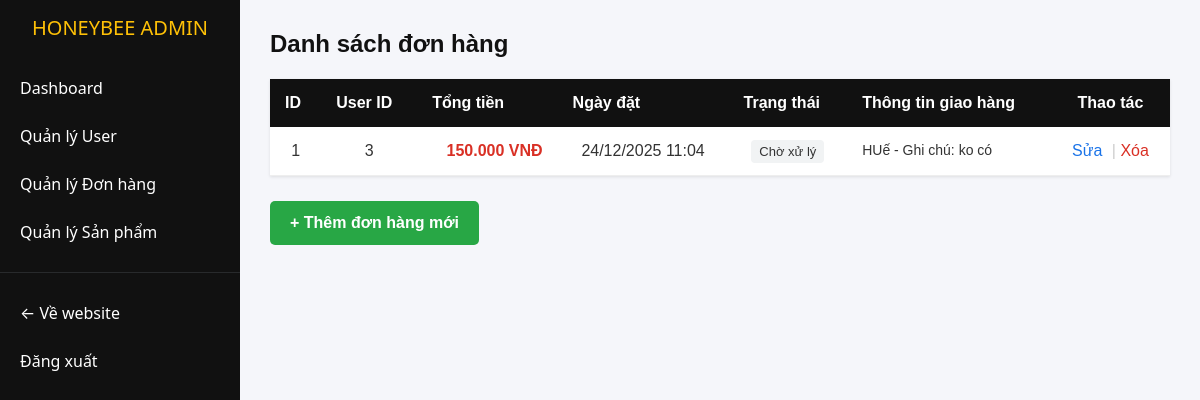
The app's page /admin/order (signed in) with its own data.
### tables this page shows
CREATE TABLE `donhang` (
  `id` int(11) NOT NULL AUTO_INCREMENT,
  `userId` int(11) DEFAULT NULL,
  `tongTien` decimal(12,2) DEFAULT NULL,
  `ngayDat` datetime DEFAULT current_timestamp(),
  `trangThai` varchar(50) DEFAULT 'Chờ xử lý',
  `thongTinGiaoHang` text DEFAULT NULL,
  PRIMARY KEY (`id`),
  KEY `userId` (`userId`),
  CONSTRAINT `donhang_ibfk_1` FOREIGN KEY (`userId`) REFERENCES `users` (`id`)
);

### admin/src/Controller.php (called while the page is built, shortened)
<?php
class Controller
{
    protected function render($view, $data = [])
    {
        extract($data);
        require __DIR__ . '/Views/' . $view . '.php';
        require __DIR__ . '/../templates/layout.php';
    }
}

### admin/src/Controllers/OrderController.php (called while the page is built, shortened)
<?php
class OrderController extends Controller
{
    private $orderModel;
    public function __construct()
    {
        $this->orderModel = new Order();
    }
    public function index()
    {
        $donhangs = $this->orderModel->getAllDonhang();
        $this->render('donhang/order-list', ['donhangs' => $donhangs]);
    }
}

### admin/src/Models/Order.php (called while the page is built, shortened)
<?php
class Order
{
    private $connection;
    public function __construct()
    {
        $host = DB_HOST;
        $username = DB_USER;
        $password = DB_PASSWORD;
        $database = DB_NAME;
        $this->connection = new \mysqli($host, $username, $password, $database);
    }
    public function getAllDonhang()
    {
        $result = $this->connection->query("SELECT * FROM donhang");
        return $result->fetch_all(MYSQLI_ASSOC);
    }
}

### admin/src/Views/donhang/order-list.php (the view, shortened to what this page needs)
<div class="order-container">
    <h1 class="order-title">Danh sách đơn hàng</h1>
    <table class="order-table">
        <thead>
            <tr>
                <th>ID</th>
                <th>User ID</th>
                <th>Tổng tiền</th>
                <th>Ngày đặt</th>
                <th>Trạng thái</th>
                <th>Thông tin giao hàng</th>
                <th style="text-align: center;">Thao tác</th>
            </tr>
        </thead>
        <tbody>
        <?php if (!empty($donhangs)): ?>
            <?php foreach ($donhangs as $dh): ?>
                <tr>
                    <td align="center"><?= $dh['id'] ?></td>
                    <td align="center"><?= (int)$dh['userId'] ?></td>
                    <td align="right" class="price-text">
                        <?= number_format($dh['tongTien'], 0, ',', '.') ?> VNĐ
                    </td>
                    <td align="center">
                        <?= date('d/m/Y H:i', strtotime($dh['ngayDat'])) ?>
                    </td>
                    <td align="center">
                        <span class="status-badge">
                            <?= htmlspecialchars($dh['trangThai']) ?>
                        </span>
                    </td>
                    <td style="font-size: 14px; line-height: 1.4;">
                        <?= nl2br(htmlspecialchars($dh['thongTinGiaoHang'])) ?>
                    </td>
                    <td align="center">
                        <a href="/admin/order/edit/<?= $dh['id'] ?>" class="btn-edit">Sửa</a>
                        <span style="color: #ccc;">|</span>
                        <a href="/admin/order/delete/<?= $dh['id'] ?>"
                           class="btn-delete"
                           onclick="return confirm('Bạn có chắc chắn muốn xóa đơn hàng này?')">
                           Xóa
                        </a>
                    </td>
                </tr>
            <?php endforeach; ?>
        <?php else: ?>
            <tr><td colspan="7" align="center" style="padding: 40px;">Chưa có đơn hàng nào trong hệ thống.</td></tr>
        <?php endif; ?>
        </tbody>
    </table>
    <a href="/admin/order/create" class="btn-add-new">
        + Thêm đơn hàng mới
    </a>
</div>
<?php
$content = ob_get_clean();
echo $content;
?>

### admin/src/Router.php (shortened to what this page needs)
<?php
class Router
{
    private $routes = [];
    public function addRoute($pattern, $callback)
    {
        $this->routes[$pattern] = $callback;
    }
    public function match($uri) {
    foreach ($this->routes as $pattern => $handler) {
        if (preg_match($pattern, $uri, $matches)) {
            array_shift($matches);
            return call_user_func_array($handler, $matches);
        }
    }
    throw new \Exception("No route found for URI: " . $uri);
    }
}

### admin/templates/layout.php (style rules this page uses)
body { background: #f5f6fa; }

### admin/src/Views/donhang/order-list.php (style rules this page uses)
.order-container { font-family: Arial, sans-serif; color: #333; }
.order-title { font-size: 24px; font-weight: bold; margin-bottom: 20px; color: #111; }
.order-table { width: 100%; border-collapse: collapse; background-color: #fff; box-shadow: 0 1px 3px rgba(0,0,0,0.1); }
.order-table th { background-color: #111; color: #fff; text-align: left; padding: 12px 15px; }
.order-table td { padding: 12px 15px; border-bottom: 1px solid #eee; }
.price-text { color: #d93025; font-weight: bold; }
.status-badge { padding: 4px 8px; border-radius: 4px; background: #f1f3f4; font-size: 13px; }
.btn-edit { color: #1a73e8; text-decoration: none; margin-right: 5px; }
.btn-delete { color: #d93025; text-decoration: none; cursor: pointer; }
.btn-add-new { display: inline-block; margin-top: 25px; padding: 10px 20px; background: #28a745; color: white; text-decoration: none; border-radius: 5px; font-weight: bold; transition: background 0.3s; }

### records on screen
donhang: id "1", userId "3", tongTien "150.000", ngayDat "24/12/2025 11:04", trangThai "Chờ xử lý", thongTinGiaoHang "HUế - Ghi chú: ko có"
